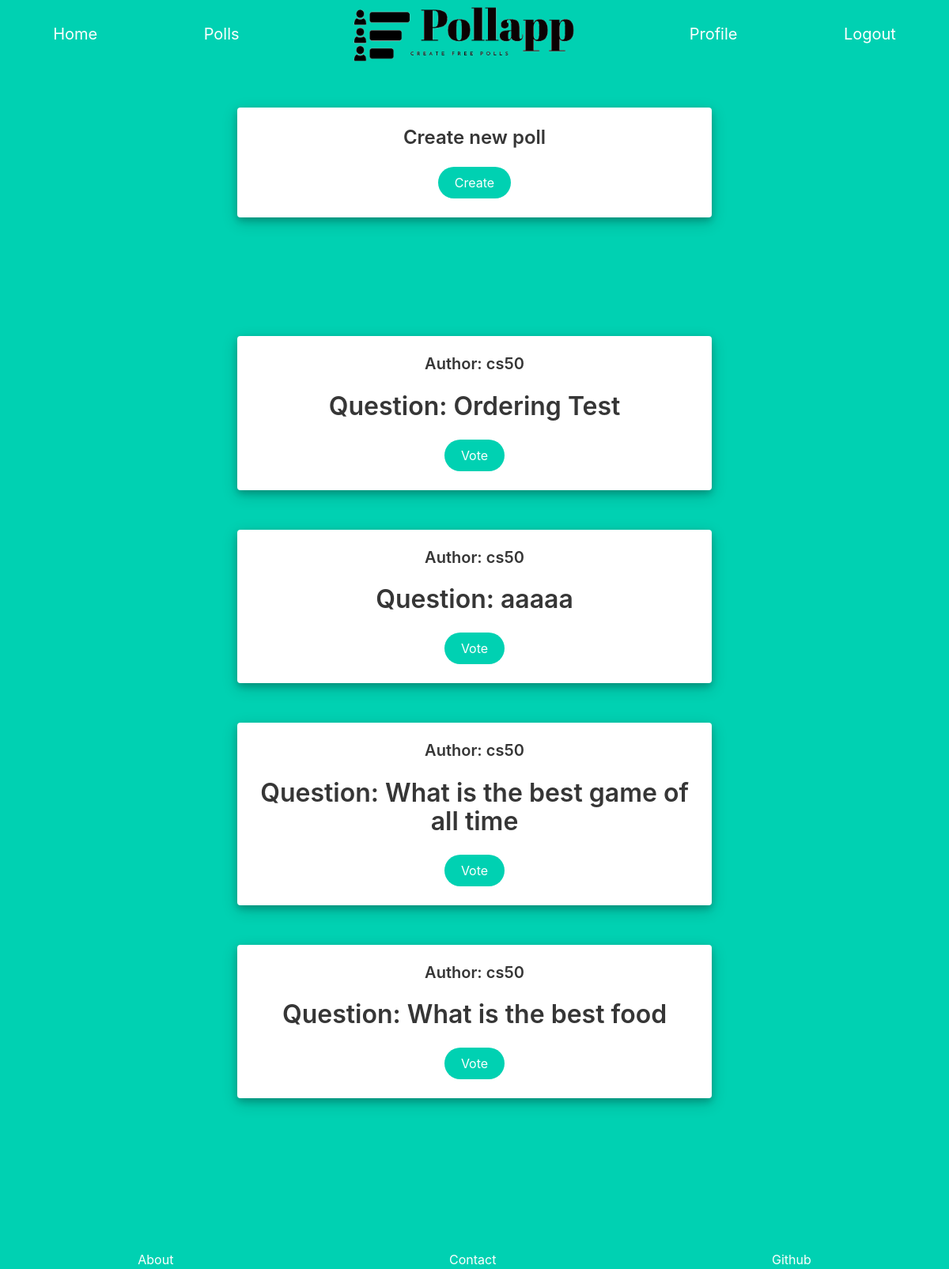
The app's page /polls (signed in), older data.
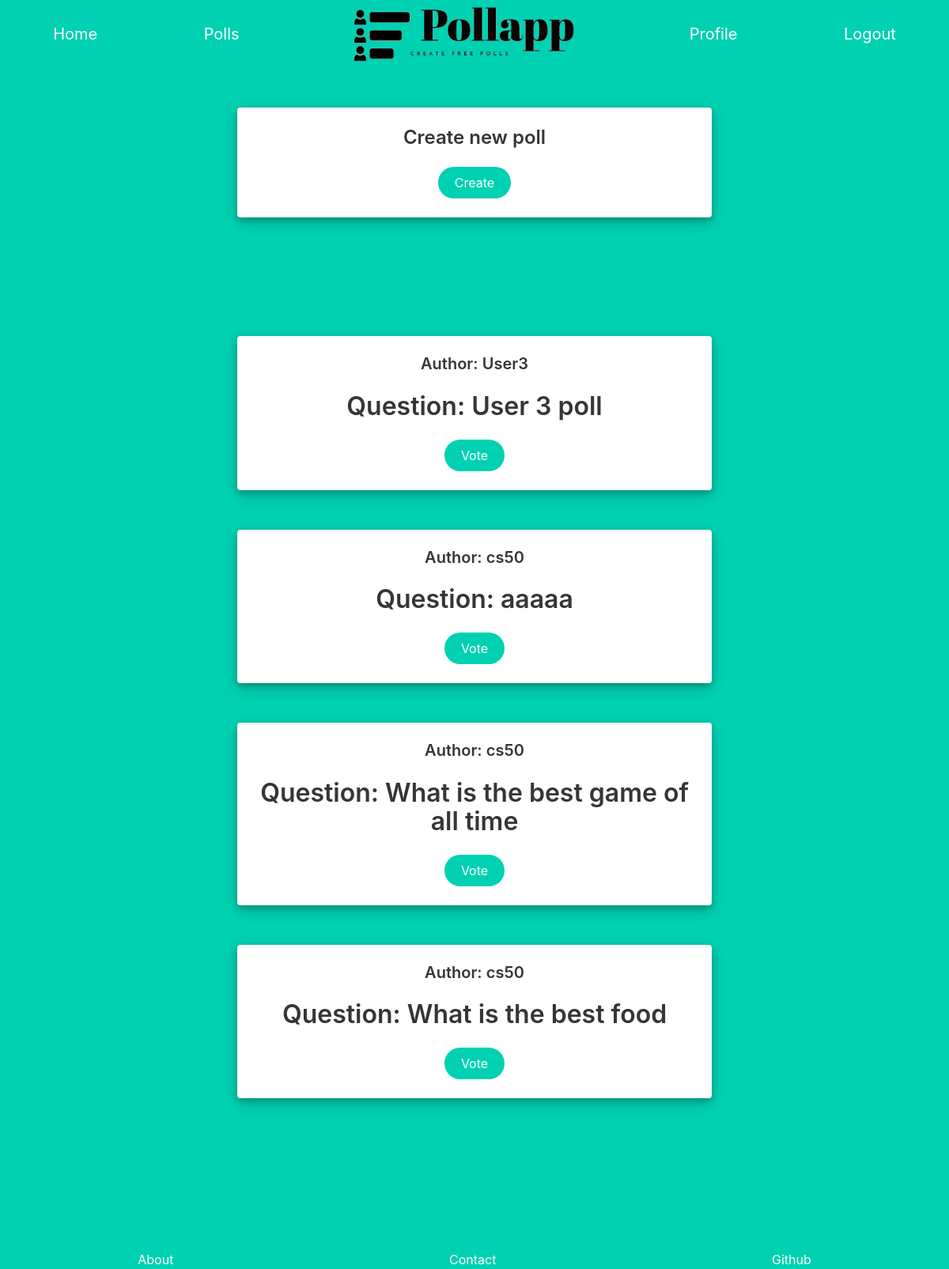
The same page, newer data.
### Pollapp/models.py (models this page shows, shortened)
class Poll(models.Model):
    user = models.ForeignKey(User, on_delete=models.CASCADE)
    url = models.CharField(max_length=24)
    poll_question = models.CharField(max_length=64)
    options = models.ManyToManyField(Option, symmetrical=False, blank=True , related_name="options")
    votes = models.ManyToManyField(Votes, symmetrical=False, blank=True, related_name="votes")
    likes = models.ManyToManyField(User, symmetrical=False, blank=True, related_name="likes")
    private = models.BooleanField()
    active = models.BooleanField(default=True)

class User(AbstractUser):
    def __str__(self):
        return f"{self.username}"

### Pollapp/views.py (the view)
# urls.py: path("polls", views.polls, name="polls"),
def polls(request):
    all_public_polls = Poll.objects.filter(private=False, active=True).order_by("-id")
    return render(request, "Pollapp/polls.html", {
        "polls" : all_public_polls,
    })

### Pollapp/templates/Pollapp/polls.html
{% extends "Pollapp/layout.html" %}
{% block body %}
{% if user.is_authenticated %}
<div id="create_poll_card" class="card poll">
    <div class="card-content">
      <div class="media">
        <div class="media-content">
          <p class="title is-4">Create new poll</p>
          <form action="{% url 'create_poll' %}">
            <button class="button is-primary is-rounded" type="submit">Create</button>
          </form>
        </div>
      </div>
    </div>
  </div>
  {% for poll in polls %}
    {% if poll.active %}
      <div class="card poll">
        <div class="card-content">
          <div class="media">
            <div class="media-content">
              <p class="title is-5">Author: {{poll.user}}</p>
                <p class="title is-3">Question: {{poll.poll_question}}</p>
                <form action="{% url 'poll_page' poll.url %}">
                  <button class="button is-primary is-rounded" type="submit">Vote</button>
                </form>
              </div>
            </div>
          </div>
        </div>
    {% endif %}
  {% endfor %}
{% endif %}
{% endblock%}

Row changes from the older to the newer data that the page shows:
no longer on this page (row edited): Poll: user "cs50", poll_question "Ordering Test"
added Poll: user "User3", poll_question "User 3 poll"
